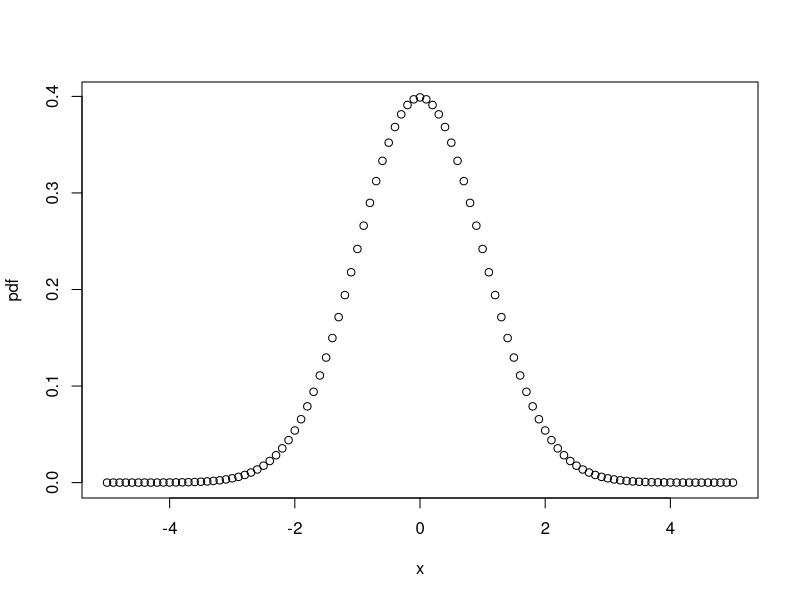
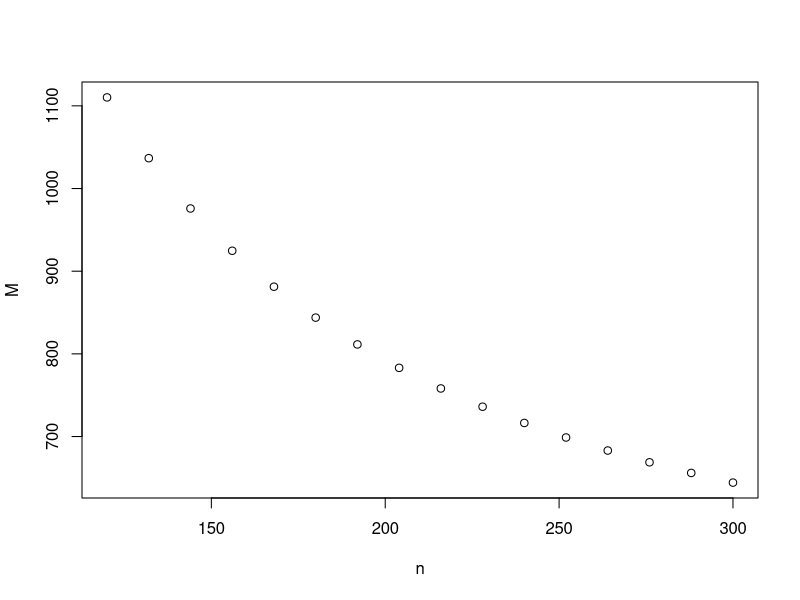
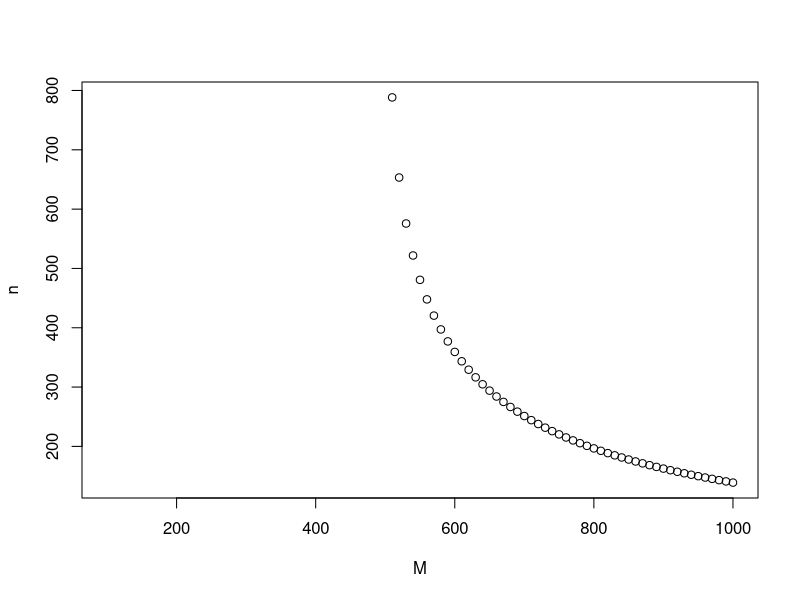
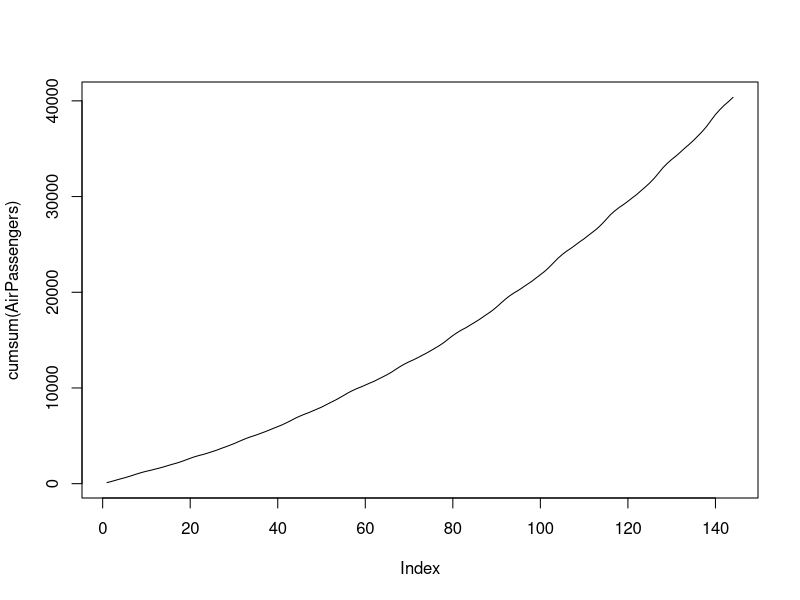

Reproduce these figures in R, in order. (Note: this script raises an error after producing the figures.)
## ---- chunk 1
knitr::opts_chunk$set(echo = TRUE, collapse = TRUE)
## ---- chunk 2
# Example
## creating vectors
x <- c(1.1,2.2,3.3,4.4,5.5)
y = c("a", "b", "c", "d")
assign("z", c(1,2,3,4,5))

## checking the type of vectors
typeof(x)
typeof(y)
typeof(z)

## checking the number of elements in the vectors
length(x)
length(y)
length(z)

a <- c(1,2,3,4,5)
b <- c(6,7,8,9,10)
c <- c(a,b) #a and b denote object, thus no ".."
print(c)
## ---- chunk 3
# integer sequence from 1 to 10
1:10
# is the same as
c(1,2,3,4,5,6,7,8,9,10)
## ---- chunk 4
# read the manual page
?seq

#examples
seq(from=1, to=5)
seq(from=0, to=5, by=0.25 )
seq(from=0, to=1, length.out=6)
x <- c("a", "b", "c")
seq(along.with=x )
seq(from=9) # the same as 1:10, or seq(from=1, to=10)
seq(length.out=5.5)

## ---- chunk 5

x <- 1:5
y <- c("a", "b", "c")
rep(x,times=2)
rep(x, each=2)
rep(y, length.out=5)


## ---- chunk 6
# 1.
99

# 2
c(2,4,6,8,10)

# 3
# first alternative
seq(from=1, to=50)
# second alternative
1:50
# third alternative 
# c(1,2,3,4,...,100) manual entry by hand

# the number in the brackets at the beginning of each line implicates 
# the number of the element in the vector.

# 4
a <- seq(from=1, to=10, by=1)
b <- seq(from=11, to=20, by=1)
c <- seq(from=21, to=30, by=1)
d <- c(a,b,c)
print(d)
## ---- chunk 7
letters
LETTERS
## ---- chunk 8
a <- c(1,2,3)
b <- c(3,4,5)

a+b
a-b
a*b
a/b
a^b
3 %% 2 # 3 pizza pieces divided by 2 persons, 1 piece remains
17 %% 2 # if remainder =1, then the number is odd, else even
b %% a
10 %/% 3
b %/% a

## ---- chunk 9
a <- seq(from=1, to=5, by=1)
b <- seq(from=6, to=10, by=1)

a+b
a-b
a*b
a/b
a^b
b %% a
b %/% a


c <- ((b+5)*3)/a
print(c)

c <- a+b
c^2
(a+b)^2
# proof
c^2==(a+b)^2

## ---- chunk 10
# cheking the value for pi
pi
# defining area
a <- 30
# creating formula for radius
r <- sqrt(a/pi)
# prining the radius resula
print(r)
## ---- chunk 11
# defining  variables
mu <- 0
sigma <- 1
x <- 1.96
#defining formula
pdf <- 1/(sigma*sqrt(2*pi))*exp(-1/2*((x-mu)/sigma)^2)
# print the pdf
print(pdf)

## ---- chunk 12
# defining  variables
mu <- 0
sigma <- 1
x <- seq(from=-5, to=5, by=0.1)
#defining formula
pdf <- 1/(sigma*sqrt(2*pi))*exp(-1/2*((x-mu)/sigma)^2)
# print the pdf
plot(x=x, y=pdf)
## ---- chunk 13
24025  %% 115
61988 %% 98
2555 %% 245
68719476736 %% 8

## ---- chunk 14
P <- 100000
r <- 0.06/12
n <- 15*12
M <- P*(r*(1+r)^n)/((1+r)^n-1)
print(M)


P <- 100000
r <- 0.06/12
n <- seq(from=10, to=25)*12
M <- P*(r*(1+r)^n)/((1+r)^n-1)
plot(x=n, y=M)


P <- 100000
r <- 0.06/12
M <- 650
n <- log(r/(M/P-r)+1)/log(1+r)
years <- n %/% 12
months <- n %% 12
print(years)
print(months)


P <- 100000
r <- 0.06/12
M <- seq(from=100, to=1000, by=10)
n <- log(r/(M/P-r)+1)/log(1+r)
plot(x=M, y=n)
## ---- chunk 15

# Calculations for Vilnius --> Klaipeda
phi_1 <- 54.6870458
lambda_1 <- 25.2829111
phi_2 <- 52.5170365
lambda_2 <- 21.1350469

phi_1 <- phi_1*pi/180
phi_2 <- phi_2*pi/180
lambda_1 <- lambda_1*pi/180
lambda_2 <- lambda_2*pi/180

delta_sigma <- acos(sin(phi_1)*sin(phi_2)+cos(phi_1)*cos(phi_2)*cos(abs(lambda_1-lambda_2)))
distance <- delta_sigma*6371

distance

price_vln_klp <- 50+distance*distance^(-0.5)
print(price_vln_klp)


# Calculations for Vilnius --> Klaipeda
phi_1 <- 54.6870458
lambda_1 <- 25.2829111
phi_2 <- 55.7127529
lambda_2 <- 13.3888599

phi_1 <- phi_1*pi/180
phi_2 <- phi_2*pi/180
lambda_1 <- lambda_1*pi/180
lambda_2 <- lambda_2*pi/180

delta_sigma <- acos(sin(phi_1)*sin(phi_2)+cos(phi_1)*cos(phi_2)*cos(abs(lambda_1-lambda_2)))
distance <- delta_sigma*6371
distance

price_vln_bln <- 50+distance*distance^(-0.5)
print(price_vln_bln)
## ---- chunk 16
# vector
x <- c(-100,1,2,3,4,5,6,7,8,9,1000)

mean(x)
#triming 10% of elements at the bottom and top of the vector
mean(x, trim = 0.1)

#vector x with NA
x <- c(-100,1,2,3,NA,5,6,7,8,9,1000)

mean(x)
# excluding NAs
mean(x, na.rm = TRUE)
# triming 10% of elements at the bottom and top of the vector
mean(x, na.rm = TRUE, trim = 0.1)
## ---- chunk 17
# loading dataset airquality into R workspace
data("airquality")

# calculating the correlation between Wind and Temp 
cor(airquality$Wind, airquality$Temp)

# pearson is the standard use
cor(airquality$Wind, airquality$Temp, method = "pearson")
# kendall
cor(airquality$Wind, airquality$Temp, method = "kendall")
# spearman 
cor(airquality$Wind, airquality$Temp, method = "spearman")


## ---- chunk 18
x <- c(1,9,2,11)
y <- c(2,4,6,8)

max(x,y)
pmax(x,y)
pmin(x,y)

## ---- chunk 19
x <- c(-1,-0.99,-.751,-.5,0,0.0013,0.1,0.499,0.5,0.999)
x
# rounding without arguments
round(x)
round(x,digits = 1)
round(x,digits = 2)

floor(x)
ceiling(x)
trunc(x)
signif(x,digits = 2)
## ---- chunk 20
x <- c(1:3,0,10:12)

cumsum(x)
cummin(x)
cummax(x)
cumprod(x)
## ---- chunk 21

x <- c(1,3,5,0,2,7,2)
sort(x)
sort(x, decreasing = TRUE)

order(x)
order(x, decreasing = TRUE)

rank(x)

## ---- chunk 22
mean(AirPassengers)
median(AirPassengers)
min(AirPassengers)
max(AirPassengers)
sd(AirPassengers)

plot(cumsum(AirPassengers), type="l")





x <- c(1001,1000,99999,125,6898,12547,396845,15756)

# read the second entry of the vector
cumsum(sort(x, decreasing = TRUE))

# read the second entry of the vector
cumsum(sort(x))



MW <- 607
income <- c(100,200,300,400,500,600,700,800,900,1000,1500,2000,2500,3000,3500,4000)
inc_tax <- 0.2


# after tax income is:
# income - taxable_income *0.2
# where as taxable income is
# income - tax-free income
# and tax free income is 
# NPD=400-0.19*(income - MW)

# lets start from the inside
income-MW
# for income < MW, values turn negative, lets set them to 0
pmax(income-MW,0)
# calculating tax-free income, values above 2700 turn negative:
400-0.19*pmax(income-MW,0)
# lets set them also to 0
pmax(400-0.19*pmax(income-MW,0),0)
# define this vector as NPD
NPD <- pmax(400-0.19*pmax(income-MW,0),0)
# calculate taxable income
income-NPD
# for income less then NPD, the values turn again negative, lets set them to 0
pmax(income-NPD,0)

net_income <- income - pmax(income-NPD,0)* inc_tax


tax_wedge <- pmax(income-NPD,0)* inc_tax /income
tax_wedge
## ---- chunk 23
x <- c(-9,-5,-3,0,1,5,7)
x<0
x<=0
x==0
x>=0
x>0
x!=0
!(x==0)
## ---- chunk 24
x <- c(TRUE, FALSE, TRUE, FALSE)
y <- c(TRUE, TRUE, FALSE, FALSE)
a <- c(T,T)
b <- c(F,F)

x&y
x&&y
x|y
x||y

isTRUE(5>0)
isTRUE(-5>0)
## ---- chunk 25
a <- c(0L, 1L, 2L) # same as 0:2
b <- c(0.1, 0.2, 5)
c <- c("alfa", "beta", "gamma")
d <- c(TRUE, FALSE)

class(a)
class(b)
class(c)
class(d)

c(a,b)
class(c(a,b))

c(a,c)
class(c(a,c))

c(a,d)
class(c(a,d))

c(c,d)
class(c(c,d))

## ---- chunk 26
a <- 1:5
b <- 1:3
c <- c("yes", "no")

a+b
a*b

cbind(a,b)
cbind(a,c)
rbind(a,b)
rbind(a,c)

## ---- chunk 27
x <- 1:10
y <- c("alpha", "beta", "gamma")
x[1]
x[3:6]
x[c(3,4,5,6)]
x[c(1,5,9)]
x[x<=5]
x[x<2&x>8]
x[x<2|x>8]
y[c(1,3)]
## ---- chunk 28
x <- c(TRUE, TRUE, FALSE)

as.numeric(x)

sum(x)

sum(!x)


## ---- chunk 29

x <- c(0,1,NA, 3, 4, NA)
is.na(x)
sum(is.na(x))
sum(!is.na(x))



